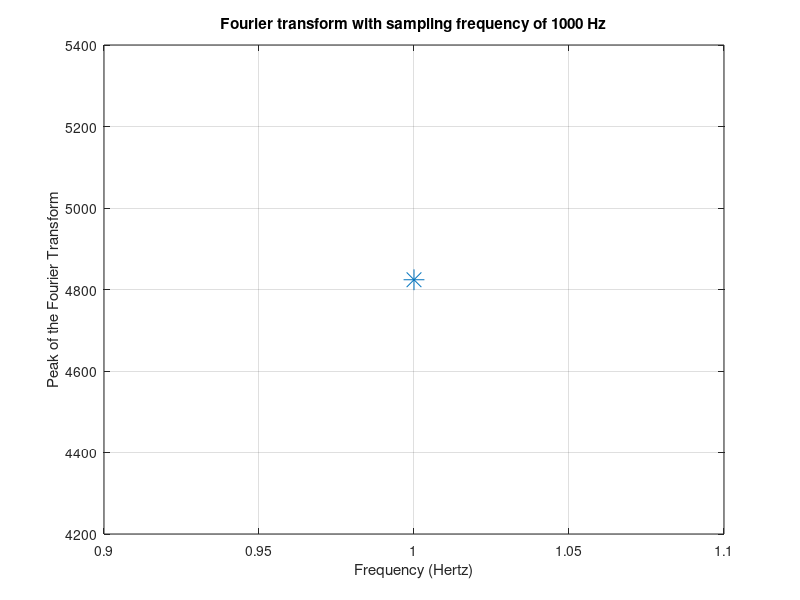

This chart was generated by the following MATLAB code:
%% 3) Take Fourier Transform, show the peak

clear all;
clc;

display('Executing assignment question (3)...');

%% Create a function to define the required signal
%%%%%%%%%%%%%%%%%%%%%%%%%%%%%%%%%%%%%%%%%%%%%%%%%%%%%%%%%%
define_signal = @(A,w,t) A*(cos(w*t)+cos(2*w*t));
%%%%%%%%%%%%%%%%%%%%%%%%%%%%%%%%%%%%%%%%%%%%%%%%%%%%%%%%%

% Value of Amplitude(A) is 10
A = 10;

% Time varies in steps of 0.01 as given,
t = [1:0.01:1000];

% omega will be input by the user, for now just declare it
user_v = input('Enter the value of frequency  [1 3 5 7] : ');

user_w = 2*pi*user_v;

% Define a cosine signal as given in the question
x = define_signal(A, user_w, t);

display ('Successfully defined the signal x = A*cos(wt)+cos(2wt) for the given frequency.');

%Take fourier transform
%We take 1024 because the sample rate should be power of 2
f = fft(x, 1024);
x_vec = 1024*linspace(0,1,1024);

plot (x_vec, abs(f(1:1024)));

grid on;
zoom on;

%Set the axis labels for the plot
xlabel('Frequency (Hertz)');
ylabel('Absolute values of Fourier transform');
title('Fourier transform with sampling frequency of 1000 Hz');
 
display ('Successfully plotted the fourier transform of the signal.');

pause

%Show the peak of the transform
plot (max(abs(f(1:1024))), '*', 'MarkerSize', 15);

grid on;
zoom on;

%Set the axis labels for the plot
xlabel('Frequency (Hertz)');
ylabel('Peak of the Fourier Transform');
title('Fourier transform with sampling frequency of 1000 Hz');
 

display ('Successfully shown the peak of the signal');
 
%%%%End of Program%%%%%
